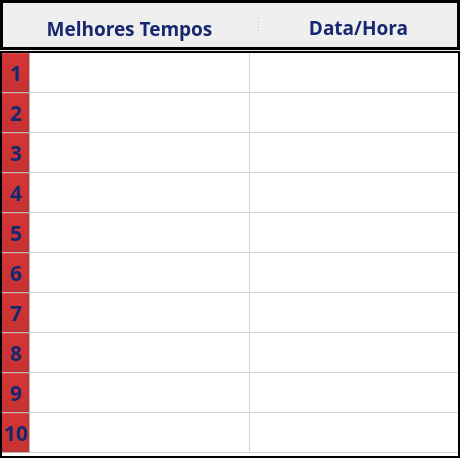
   <widget class="QSplitter" name="splitter_9">
    <property name="geometry">
     <rect>
      <x>514</x>
      <y>410</y>
      <width>460</width>
      <height>458</height>
     </rect>
    </property>
    <property name="maximumSize">
     <size>
      <width>460</width>
      <height>458</height>
     </size>
    </property>
    <property name="palette">
     <palette>
      <active>
       <colorrole role="WindowText">
        <brush brushstyle="SolidPattern">
         <color alpha="255">
          <red>0</red>
          <green>0</green>
          <blue>0</blue>
         </color>
        </brush>
       </colorrole>
      </active>
      <inactive>
       <colorrole role="WindowText">
        <brush brushstyle="SolidPattern">
         <color alpha="255">
          <red>0</red>
          <green>0</green>
          <blue>0</blue>
         </color>
        </brush>
       </colorrole>
      </inactive>
      <disabled>
       <colorrole role="WindowText">
        <brush brushstyle="SolidPattern">
         <color alpha="255">
          <red>143</red>
          <green>146</green>
          <blue>147</blue>
         </color>
        </brush>
       </colorrole>
      </disabled>
     </palette>
    </property>
    <property name="frameShape">
     <enum>QFrame::NoFrame</enum>
    </property>
    <property name="lineWidth">
     <number>0</number>
    </property>
    <property name="orientation">
     <enum>Qt::Vertical</enum>
    </property>
    <property name="handleWidth">
     <number>1</number>
    </property>
    <widget class="QSplitter" name="splitter_10">
     <property name="maximumSize">
      <size>
       <width>509</width>
       <height>50</height>
      </size>
     </property>
     <property name="frameShape">
      <enum>QFrame::Box</enum>
     </property>
     <property name="lineWidth">
      <number>3</number>
     </property>
     <property name="orientation">
      <enum>Qt::Horizontal</enum>
     </property>
     <widget class="QLabel" name="label_melhores">
      <property name="sizePolicy">
       <sizepolicy hsizetype="Fixed" vsizetype="Fixed">
        <horstretch>0</horstretch>
        <verstretch>0</verstretch>
       </sizepolicy>
      </property>
      <property name="minimumSize">
       <size>
        <width>0</width>
        <height>50</height>
       </size>
      </property>
      <property name="maximumSize">
       <size>
        <width>300</width>
        <height>50</height>
       </size>
      </property>
      <property name="palette">
       <palette>
        <active>
         <colorrole role="WindowText">
          <brush brushstyle="SolidPattern">
           <color alpha="255">
            <red>24</red>
            <green>40</green>
            <blue>110</blue>
           </color>
          </brush>
         </colorrole>
         <colorrole role="Text">
          <brush brushstyle="SolidPattern">
           <color alpha="255">
            <red>24</red>
            <green>40</green>
            <blue>110</blue>
           </color>
          </brush>
         </colorrole>
        </active>
        <inactive>
         <colorrole role="WindowText">
          <brush brushstyle="SolidPattern">
           <color alpha="255">
            <red>24</red>
            <green>40</green>
            <blue>110</blue>
           </color>
          </brush>
         </colorrole>
         <colorrole role="Text">
          <brush brushstyle="SolidPattern">
           <color alpha="255">
            <red>24</red>
            <green>40</green>
            <blue>110</blue>
           </color>
          </brush>
         </colorrole>
        </inactive>
        <disabled>
         <colorrole role="WindowText">
          <brush brushstyle="SolidPattern">
           <color alpha="255">
            <red>143</red>
            <green>146</green>
            <blue>147</blue>
           </color>
          </brush>
         </colorrole>
         <colorrole role="Text">
          <brush brushstyle="SolidPattern">
           <color alpha="255">
            <red>143</red>
            <green>146</green>
            <blue>147</blue>
           </color>
          </brush>
         </colorrole>
        </disabled>
       </palette>
      </property>
      <property name="font">
       <font>
        <family>Sans Serif</family>
        <pointsize>14</pointsize>
        <weight>75</weight>
        <bold>true</bold>
       </font>
      </property>
      <property name="frameShape">
       <enum>QFrame::NoFrame</enum>
      </property>
      <property name="lineWidth">
       <number>1</number>
      </property>
      <property name="text">
       <string>Melhores Tempos</string>
      </property>
      <property name="alignment">
       <set>Qt::AlignCenter</set>
      </property>
      <property name="wordWrap">
       <bool>true</bool>
      </property>
     </widget>
     <widget class="QLabel" name="data_hora_melhores">
      <property name="sizePolicy">
       <sizepolicy hsizetype="Fixed" vsizetype="Fixed">
        <horstretch>0</horstretch>
        <verstretch>0</verstretch>
       </sizepolicy>
      </property>
      <property name="minimumSize">
       <size>
        <width>0</width>
        <height>50</height>
       </size>
      </property>
      <property name="maximumSize">
       <size>
        <width>197</width>
        <height>50</height>
       </size>
      </property>
      <property name="palette">
       <palette>
        <active>
         <colorrole role="WindowText">
          <brush brushstyle="SolidPattern">
           <color alpha="255">
            <red>0</red>
            <green>0</green>
            <blue>0</blue>
           </color>
          </brush>
         </colorrole>
        </active>
        <inactive>
         <colorrole role="WindowText">
          <brush brushstyle="SolidPattern">
           <color alpha="255">
            <red>0</red>
            <green>0</green>
            <blue>0</blue>
           </color>
          </brush>
         </colorrole>
        </inactive>
        <disabled>
         <colorrole role="WindowText">
          <brush brushstyle="SolidPattern">
           <color alpha="255">
            <red>143</red>
            <green>146</green>
            <blue>147</blue>
           </color>
          </brush>
         </colorrole>
        </disabled>
       </palette>
      </property>
      <property name="font">
       <font>
        <family>Sans Serif</family>
        <pointsize>14</pointsize>
        <weight>75</weight>
        <bold>true</bold>
       </font>
      </property>
      <property name="frameShape">
       <enum>QFrame::NoFrame</enum>
      </property>
      <property name="text">
       <string>&lt;html&gt;&lt;head/&gt;&lt;body&gt;&lt;p&gt;&lt;span style=&quot; color:#18286e;&quot;&gt;Data/Hora&lt;/span&gt;&lt;/p&gt;&lt;/body&gt;&lt;/html&gt;</string>
      </property>
      <property name="alignment">
       <set>Qt::AlignCenter</set>
      </property>
      <property name="wordWrap">
       <bool>true</bool>
      </property>
     </widget>
    </widget>
    <widget class="QTableWidget" name="tabela_melhores">
     <property name="enabled">
      <bool>true</bool>
     </property>
     <property name="sizePolicy">
      <sizepolicy hsizetype="Maximum" vsizetype="Maximum">
       <horstretch>0</horstretch>
       <verstretch>0</verstretch>
      </sizepolicy>
     </property>
     <property name="minimumSize">
      <size>
       <width>310</width>
       <height>320</height>
      </size>
     </property>
     <property name="maximumSize">
      <size>
       <width>460</width>
       <height>407</height>
      </size>
     </property>
     <property name="palette">
      <palette>
       <active>
        <colorrole role="WindowText">
         <brush brushstyle="SolidPattern">
          <color alpha="255">
           <red>0</red>
           <green>0</green>
           <blue>0</blue>
          </color>
         </brush>
        </colorrole>
        <colorrole role="Button">
         <brush brushstyle="SolidPattern">
          <color alpha="255">
           <red>170</red>
           <green>0</green>
           <blue>0</blue>
          </color>
         </brush>
        </colorrole>
        <colorrole role="Light">
         <brush brushstyle="SolidPattern">
          <color alpha="255">
           <red>255</red>
           <green>255</green>
           <blue>0</blue>
          </color>
         </brush>
        </colorrole>
        <colorrole role="Midlight">
         <brush brushstyle="SolidPattern">
          <color alpha="255">
           <red>255</red>
           <green>255</green>
           <blue>255</blue>
          </color>
         </brush>
        </colorrole>
        <colorrole role="Dark">
         <brush brushstyle="SolidPattern">
          <color alpha="255">
           <red>127</red>
           <green>127</green>
           <blue>127</blue>
          </color>
         </brush>
        </colorrole>
        <colorrole role="Mid">
         <brush brushstyle="SolidPattern">
          <color alpha="255">
           <red>170</red>
           <green>170</green>
           <blue>170</blue>
          </color>
         </brush>
        </colorrole>
        <colorrole role="Text">
         <brush brushstyle="SolidPattern">
          <color alpha="255">
           <red>24</red>
           <green>40</green>
           <blue>110</blue>
          </color>
         </brush>
        </colorrole>
        <colorrole role="BrightText">
         <brush brushstyle="SolidPattern">
          <color alpha="255">
           <red>255</red>
           <green>255</green>
           <blue>255</blue>
          </color>
         </brush>
        </colorrole>
        <colorrole role="ButtonText">
         <brush brushstyle="SolidPattern">
          <color alpha="255">
           <red>0</red>
           <green>0</green>
           <blue>0</blue>
          </color>
         </brush>
        </colorrole>
        <colorrole role="Base">
         <brush brushstyle="SolidPattern">
          <color alpha="255">
           <red>255</red>
           <green>255</green>
           <blue>255</blue>
          </color>
         </brush>
        </colorrole>
        <colorrole role="Window">
         <brush brushstyle="SolidPattern">
          <color alpha="255">
           <red>255</red>
           <green>255</green>
           <blue>255</blue>
          </color>
         </brush>
        </colorrole>
        <colorrole role="Shadow">
         <brush brushstyle="SolidPattern">
          <color alpha="255">
           <red>0</red>
           <green>0</green>
           <blue>0</blue>
          </color>
         </brush>
        </colorrole>
        <colorrole role="AlternateBase">
         <brush brushstyle="SolidPattern">
          <color alpha="255">
           <red>255</red>
           <green>255</green>
           <blue>255</blue>
          </color>
         </brush>
        </colorrole>
        <colorrole role="NoRole">
         <brush brushstyle="SolidPattern">
          <color alpha="255">
           <red>0</red>
           <green>170</green>
           <blue>255</blue>
          </color>
         </brush>
        </colorrole>
        <colorrole role="ToolTipBase">
         <brush brushstyle="SolidPattern">
          <color alpha="255">
           <red>255</red>
           <green>255</green>
           <blue>220</blue>
          </color>
         </brush>
        </colorrole>
        <colorrole role="ToolTipText">
         <brush brushstyle="SolidPattern">
          <color alpha="255">
           <red>0</red>
           <green>0</green>
           <blue>0</blue>
          </color>
         </brush>
        </colorrole>
       </active>
       <inactive>
        <colorrole role="WindowText">
         <brush brushstyle="SolidPattern">
          <color alpha="255">
           <red>0</red>
           <green>0</green>
           <blue>0</blue>
          </color>
         </brush>
        </colorrole>
        <colorrole role="Button">
         <brush brushstyle="SolidPattern">
          <color alpha="255">
           <red>170</red>
           <green>0</green>
           <blue>0</blue>
          </color>
         </brush>
        </colorrole>
        <colorrole role="Light">
         <brush brushstyle="SolidPattern">
          <color alpha="255">
           <red>255</red>
           <green>255</green>
           <blue>0</blue>
          </color>
         </brush>
        </colorrole>
        <colorrole role="Midlight">
         <brush brushstyle="SolidPattern">
          <color alpha="255">
           <red>255</red>
           <green>255</green>
           <blue>255</blue>
          </color>
         </brush>
        </colorrole>
        <colorrole role="Dark">
         <brush brushstyle="SolidPattern">
          <color alpha="255">
           <red>127</red>
           <green>127</green>
           <blue>127</blue>
          </color>
         </brush>
        </colorrole>
        <colorrole role="Mid">
         <brush brushstyle="SolidPattern">
          <color alpha="255">
           <red>170</red>
           <green>170</green>
           <blue>170</blue>
          </color>
         </brush>
        </colorrole>
        <colorrole role="Text">
         <brush brushstyle="SolidPattern">
          <color alpha="255">
           <red>24</red>
           <green>40</green>
           <blue>110</blue>
          </color>
         </brush>
        </colorrole>
        <colorrole role="BrightText">
         <brush brushstyle="SolidPattern">
          <color alpha="255">
           <red>255</red>
           <green>255</green>
           <blue>255</blue>
          </color>
         </brush>
        </colorrole>
        <colorrole role="ButtonText">
         <brush brushstyle="SolidPattern">
          <color alpha="255">
           <red>0</red>
           <green>0</green>
           <blue>0</blue>
          </color>
         </brush>
        </colorrole>
        <colorrole role="Base">
         <brush brushstyle="SolidPattern">
          <color alpha="255">
           <red>255</red>
           <green>255</green>
           <blue>255</blue>
          </color>
         </brush>
        </colorrole>
        <colorrole role="Window">
         <brush brushstyle="SolidPattern">
          <color alpha="255">
           <red>255</red>
           <green>255</green>
           <blue>255</blue>
          </color>
         </brush>
        </colorrole>
        <colorrole role="Shadow">
         <brush brushstyle="SolidPattern">
          <color alpha="255">
           <red>0</red>
           <green>0</green>
           <blue>0</blue>
          </color>
         </brush>
        </colorrole>
        <colorrole role="AlternateBase">
         <brush brushstyle="SolidPattern">
          <color alpha="255">
           <red>255</red>
           <green>255</green>
           <blue>255</blue>
          </color>
         </brush>
        </colorrole>
        <colorrole role="NoRole">
         <brush brushstyle="SolidPattern">
          <color alpha="255">
           <red>0</red>
           <green>170</green>
           <blue>255</blue>
          </color>
         </brush>
        </colorrole>
        <colorrole role="ToolTipBase">
         <brush brushstyle="SolidPattern">
          <color alpha="255">
           <red>255</red>
           <green>255</green>
           <blue>220</blue>
          </color>
         </brush>
        </colorrole>
        <colorrole role="ToolTipText">
         <brush brushstyle="SolidPattern">
          <color alpha="255">
           <red>0</red>
           <green>0</green>
           <blue>0</blue>
          </color>
         </brush>
        </colorrole>
       </inactive>
       <disabled>
        <colorrole role="WindowText">
         <brush brushstyle="SolidPattern">
          <color alpha="255">
           <red>127</red>
           <green>127</green>
           <blue>127</blue>
          </color>
         </brush>
        </colorrole>
        <colorrole role="Button">
         <brush brushstyle="SolidPattern">
          <color alpha="255">
           <red>170</red>
           <green>0</green>
           <blue>0</blue>
          </color>
         </brush>
        </colorrole>
        <colorrole role="Light">
         <brush brushstyle="SolidPattern">
          <color alpha="255">
           <red>255</red>
           <green>255</green>
           <blue>0</blue>
          </color>
         </brush>
        </colorrole>
        <colorrole role="Midlight">
         <brush brushstyle="SolidPattern">
          <color alpha="255">
           <red>255</red>
           <green>255</green>
           <blue>255</blue>
          </color>
         </brush>
        </colorrole>
        <colorrole role="Dark">
         <brush brushstyle="SolidPattern">
          <color alpha="255">
           <red>127</red>
           <green>127</green>
           <blue>127</blue>
          </color>
         </brush>
        </colorrole>
        <colorrole role="Mid">
         <brush brushstyle="SolidPattern">
          <color alpha="255">
           <red>170</red>
           <green>170</green>
           <blue>170</blue>
          </color>
         </brush>
        </colorrole>
        <colorrole role="Text">
         <brush brushstyle="SolidPattern">
          <color alpha="255">
           <red>127</red>
           <green>127</green>
           <blue>127</blue>
          </color>
         </brush>
        </colorrole>
        <colorrole role="BrightText">
         <brush brushstyle="SolidPattern">
          <color alpha="255">
           <red>255</red>
           <green>255</green>
           <blue>255</blue>
          </color>
         </brush>
        </colorrole>
        <colorrole role="ButtonText">
         <brush brushstyle="SolidPattern">
          <color alpha="255">
           <red>127</red>
           <green>127</green>
           <blue>127</blue>
          </color>
         </brush>
        </colorrole>
        <colorrole role="Base">
         <brush brushstyle="SolidPattern">
          <color alpha="255">
           <red>255</red>
           <green>255</green>
           <blue>255</blue>
          </color>
         </brush>
        </colorrole>
        <colorrole role="Window">
         <brush brushstyle="SolidPattern">
          <color alpha="255">
           <red>255</red>
           <green>255</green>
           <blue>255</blue>
          </color>
         </brush>
        </colorrole>
        <colorrole role="Shadow">
         <brush brushstyle="SolidPattern">
          <color alpha="255">
           <red>0</red>
           <green>0</green>
           <blue>0</blue>
          </color>
         </brush>
        </colorrole>
        <colorrole role="AlternateBase">
         <brush brushstyle="SolidPattern">
          <color alpha="255">
           <red>255</red>
           <green>255</green>
           <blue>255</blue>
          </color>
         </brush>
        </colorrole>
        <colorrole role="NoRole">
         <brush brushstyle="SolidPattern">
          <color alpha="255">
           <red>0</red>
           <green>170</green>
           <blue>255</blue>
          </color>
         </brush>
        </colorrole>
        <colorrole role="ToolTipBase">
         <brush brushstyle="SolidPattern">
          <color alpha="255">
           <red>255</red>
           <green>255</green>
           <blue>220</blue>
          </color>
         </brush>
        </colorrole>
        <colorrole role="ToolTipText">
         <brush brushstyle="SolidPattern">
          <color alpha="255">
           <red>0</red>
           <green>0</green>
           <blue>0</blue>
          </color>
         </brush>
        </colorrole>
       </disabled>
      </palette>
     </property>
     <property name="font">
      <font>
       <family>Sans Serif</family>
       <pointsize>16</pointsize>
       <weight>75</weight>
       <bold>true</bold>
      </font>
     </property>
     <property name="frameShape">
      <enum>QFrame::Box</enum>
     </property>
     <property name="frameShadow">
      <enum>QFrame::Plain</enum>
     </property>
     <property name="lineWidth">
      <number>2</number>
     </property>
     <property name="midLineWidth">
      <number>5</number>
     </property>
     <property name="verticalScrollBarPolicy">
      <enum>Qt::ScrollBarAsNeeded</enum>
     </property>
     <property name="horizontalScrollBarPolicy">
      <enum>Qt::ScrollBarAlwaysOff</enum>
     </property>
     <property name="autoScroll">
      <bool>false</bool>
     </property>
     <property name="editTriggers">
      <set>QAbstractItemView::NoEditTriggers</set>
     </property>
     <property name="tabKeyNavigation">
      <bool>false</bool>
     </property>
     <property name="showDropIndicator" stdset="0">
      <bool>false</bool>
     </property>
     <property name="dragDropOverwriteMode">
      <bool>false</bool>
     </property>
     <property name="alternatingRowColors">
      <bool>true</bool>
     </property>
     <property name="selectionMode">
      <enum>QAbstractItemView::NoSelection</enum>
     </property>
     <property name="textElideMode">
      <enum>Qt::ElideMiddle</enum>
     </property>
     <property name="wordWrap">
      <bool>false</bool>
     </property>
     <property name="cornerButtonEnabled">
      <bool>false</bool>
     </property>
     <property name="rowCount">
      <number>10</number>
     </property>
     <property name="columnCount">
      <number>2</number>
     </property>
     <attribute name="horizontalHeaderVisible">
      <bool>false</bool>
     </attribute>
     <attribute name="horizontalHeaderCascadingSectionResizes">
      <bool>false</bool>
     </attribute>
     <attribute name="horizontalHeaderDefaultSectionSize">
      <number>220</number>
     </attribute>
     <attribute name="horizontalHeaderHighlightSections">
      <bool>true</bool>
     </attribute>
     <attribute name="horizontalHeaderMinimumSectionSize">
      <number>100</number>
     </attribute>
     <attribute name="horizontalHeaderShowSortIndicator" stdset="0">
      <bool>false</bool>
     </attribute>
     <attribute name="horizontalHeaderStretchLastSection">
      <bool>false</bool>
     </attribute>
     <attribute name="verticalHeaderVisible">
      <bool>true</bool>
     </attribute>
     <attribute name="verticalHeaderCascadingSectionResizes">
      <bool>false</bool>
     </attribute>
     <attribute name="verticalHeaderDefaultSectionSize">
      <number>40</number>
     </attribute>
     <attribute name="verticalHeaderHighlightSections">
      <bool>true</bool>
     </attribute>
     <attribute name="verticalHeaderMinimumSectionSize">
      <number>40</number>
     </attribute>
     <attribute name="verticalHeaderShowSortIndicator" stdset="0">
      <bool>false</bool>
     </attribute>
     <attribute name="verticalHeaderStretchLastSection">
      <bool>false</bool>
     </attribute>
     <row>
      <property name="text">
       <string>1</string>
      </property>
      <property name="textAlignment">
       <set>AlignHCenter|AlignVCenter|AlignCenter</set>
      </property>
      <property name="background">
       <color>
        <red>0</red>
        <green>0</green>
        <blue>0</blue>
       </color>
      </property>
      <property name="foreground">
       <brush brushstyle="SolidPattern">
        <color alpha="255">
         <red>20</red>
         <green>40</green>
         <blue>110</blue>
        </color>
       </brush>
      </property>
     </row>
     <row>
      <property name="text">
       <string>2</string>
      </property>
      <property name="textAlignment">
       <set>AlignHCenter|AlignVCenter|AlignCenter</set>
      </property>
      <property name="foreground">
       <brush brushstyle="SolidPattern">
        <color alpha="255">
         <red>20</red>
         <green>40</green>
         <blue>110</blue>
        </color>
       </brush>
      </property>
     </row>
     <row>
      <property name="text">
       <string>3</string>
      </property>
      <property name="textAlignment">
       <set>AlignHCenter|AlignVCenter|AlignCenter</set>
      </property>
      <property name="foreground">
       <brush brushstyle="SolidPattern">
        <color alpha="255">
         <red>20</red>
         <green>40</green>
         <blue>110</blue>
        </color>
       </brush>
      </property>
     </row>
     <row>
      <property name="text">
       <string>4</string>
      </property>
      <property name="textAlignment">
       <set>AlignHCenter|AlignVCenter|AlignCenter</set>
      </property>
      <property name="foreground">
       <brush brushstyle="SolidPattern">
        <color alpha="255">
         <red>20</red>
         <green>40</green>
         <blue>110</blue>
        </color>
       </brush>
      </property>
     </row>
     <row>
      <property name="text">
       <string>5</string>
      </property>
      <property name="textAlignment">
       <set>AlignHCenter|AlignVCenter|AlignCenter</set>
      </property>
      <property name="foreground">
       <brush brushstyle="SolidPattern">
        <color alpha="255">
         <red>20</red>
         <green>40</green>
         <blue>110</blue>
        </color>
       </brush>
      </property>
     </row>
     <row>
      <property name="text">
       <string>6</string>
      </property>
      <property name="textAlignment">
       <set>AlignHCenter|AlignVCenter|AlignCenter</set>
      </property>
      <property name="foreground">
       <brush brushstyle="SolidPattern">
        <color alpha="255">
         <red>20</red>
         <green>40</green>
         <blue>110</blue>
        </color>
       </brush>
      </property>
     </row>
     <row>
      <property name="text">
       <string>7</string>
      </property>
      <property name="textAlignment">
       <set>AlignHCenter|AlignVCenter|AlignCenter</set>
      </property>
      <property name="foreground">
       <brush brushstyle="SolidPattern">
        <color alpha="255">
         <red>20</red>
         <green>40</green>
         <blue>110</blue>
        </color>
       </brush>
      </property>
     </row>
     <row>
      <property name="text">
       <string>8</string>
      </property>
      <property name="textAlignment">
       <set>AlignHCenter|AlignVCenter|AlignCenter</set>
      </property>
      <property name="foreground">
       <brush brushstyle="SolidPattern">
        <color alpha="255">
         <red>20</red>
         <green>40</green>
         <blue>110</blue>
        </color>
       </brush>
      </property>
     </row>
     <row>
      <property name="text">
       <string>9</string>
      </property>
      <property name="textAlignment">
       <set>AlignHCenter|AlignVCenter|AlignCenter</set>
      </property>
      <property name="foreground">
       <brush brushstyle="SolidPattern">
        <color alpha="255">
         <red>20</red>
         <green>40</green>
         <blue>110</blue>
        </color>
       </brush>
      </property>
     </row>
     <row>
      <property name="text">
       <string>10</string>
      </property>
      <property name="textAlignment">
       <set>AlignHCenter|AlignVCenter|AlignCenter</set>
      </property>
      <property name="foreground">
       <brush brushstyle="SolidPattern">
        <color alpha="255">
         <red>20</red>
         <green>40</green>
         <blue>110</blue>
        </color>
       </brush>
      </property>
     </row>
     <column>
      <property name="text">
       <string/>
      </property>
     </column>
     <column>
      <property name="text">
       <string/>
      </property>
     </column>
     <item row="0" column="0">
      <property name="text">
       <string/>
      </property>
      <property name="textAlignment">
       <set>AlignHCenter|AlignVCenter|AlignCenter</set>
      </property>
      <property name="flags">
       <set>ItemIsEditable|ItemIsDragEnabled|ItemIsUserCheckable|ItemIsEnabled</set>
      </property>
     </item>
     <item row="0" column="1">
      <property name="text">
       <string/>
      </property>
      <property name="textAlignment">
       <set>AlignHCenter|AlignVCenter|AlignCenter</set>
      </property>
     </item>
     <item row="1" column="0">
      <property name="text">
       <string/>
      </property>
      <property name="textAlignment">
       <set>AlignHCenter|AlignVCenter|AlignCenter</set>
      </property>
      <property name="flags">
       <set>ItemIsEditable|ItemIsDragEnabled|ItemIsUserCheckable|ItemIsEnabled</set>
      </property>
     </item>
     <item row="1" column="1">
      <property name="text">
       <string/>
      </property>
      <property name="textAlignment">
       <set>AlignHCenter|AlignVCenter|AlignCenter</set>
      </property>
     </item>
     <item row="2" column="0">
      <property name="text">
       <string/>
      </property>
      <property name="textAlignment">
       <set>AlignHCenter|AlignVCenter|AlignCenter</set>
      </property>
      <property name="flags">
       <set>ItemIsEditable|ItemIsDragEnabled|ItemIsUserCheckable|ItemIsEnabled</set>
      </property>
     </item>
     <item row="2" column="1">
      <property name="text">
       <string/>
      </property>
      <property name="textAlignment">
       <set>AlignHCenter|AlignVCenter|AlignCenter</set>
      </property>
     </item>
     <item row="3" column="0">
      <property name="text">
       <string/>
      </property>
      <property name="textAlignment">
       <set>AlignHCenter|AlignVCenter|AlignCenter</set>
      </property>
      <property name="flags">
       <set>ItemIsEditable|ItemIsDragEnabled|ItemIsUserCheckable|ItemIsEnabled</set>
      </property>
     </item>
     <item row="3" column="1">
      <property name="text">
       <string/>
      </property>
      <property name="textAlignment">
       <set>AlignRight|AlignVCenter</set>
      </property>
     </item>
     <item row="4" column="0">
      <property name="text">
       <string/>
      </property>
      <property name="textAlignment">
       <set>AlignHCenter|AlignVCenter|AlignCenter</set>
      </property>
      <property name="flags">
       <set>ItemIsSelectable|ItemIsEditable|ItemIsUserCheckable|ItemIsEnabled</set>
      </property>
     </item>
     <item row="4" column="1">
      <property name="text">
       <string/>
      </property>
      <property name="textAlignment">
       <set>AlignHCenter|AlignVCenter|AlignCenter</set>
      </property>
     </item>
     <item row="5" column="0">
      <property name="text">
       <string/>
      </property>
      <property name="textAlignment">
       <set>AlignHCenter|AlignVCenter|AlignCenter</set>
      </property>
      <property name="flags">
       <set>ItemIsSelectable|ItemIsEditable|ItemIsUserCheckable|ItemIsEnabled</set>
      </property>
     </item>
     <item row="5" column="1">
      <property name="text">
       <string/>
      </property>
      <property name="textAlignment">
       <set>AlignHCenter|AlignVCenter|AlignCenter</set>
      </property>
     </item>
     <item row="6" column="0">
      <property name="text">
       <string/>
      </property>
      <property name="textAlignment">
       <set>AlignHCenter|AlignVCenter|AlignCenter</set>
      </property>
      <property name="flags">
       <set>ItemIsEditable|ItemIsDragEnabled|ItemIsUserCheckable|ItemIsEnabled</set>
      </property>
     </item>
     <item row="6" column="1">
      <property name="text">
       <string/>
      </property>
      <property name="textAlignment">
       <set>AlignHCenter|AlignVCenter|AlignCenter</set>
      </property>
     </item>
     <item row="7" column="0">
      <property name="text">
       <string/>
      </property>
      <property name="textAlignment">
       <set>AlignHCenter|AlignVCenter|AlignCenter</set>
      </property>
      <property name="flags">
       <set>ItemIsEditable|ItemIsDragEnabled|ItemIsUserCheckable|ItemIsEnabled</set>
      </property>
     </item>
     <item row="7" column="1">
      <property name="text">
       <string/>
      </property>
      <property name="textAlignment">
       <set>AlignHCenter|AlignVCenter|AlignCenter</set>
      </property>
     </item>
     <item row="8" column="0">
      <property name="text">
       <string/>
      </property>
      <property name="textAlignment">
       <set>AlignHCenter|AlignVCenter|AlignCenter</set>
      </property>
      <property name="flags">
       <set>ItemIsEditable|ItemIsDragEnabled|ItemIsUserCheckable|ItemIsEnabled</set>
      </property>
     </item>
     <item row="8" column="1">
      <property name="text">
       <string/>
      </property>
      <property name="textAlignment">
       <set>AlignHCenter|AlignVCenter|AlignCenter</set>
      </property>
     </item>
     <item row="9" column="0">
      <property name="text">
       <string/>
      </property>
      <property name="textAlignment">
       <set>AlignHCenter|AlignVCenter|AlignCenter</set>
      </property>
      <property name="flags">
       <set>ItemIsEditable|ItemIsDragEnabled|ItemIsUserCheckable|ItemIsEnabled</set>
      </property>
     </item>
     <item row="9" column="1">
      <property name="text">
       <string/>
      </property>
      <property name="textAlignment">
       <set>AlignHCenter|AlignVCenter|AlignCenter</set>
      </property>
     </item>
    </widget>
   </widget>
